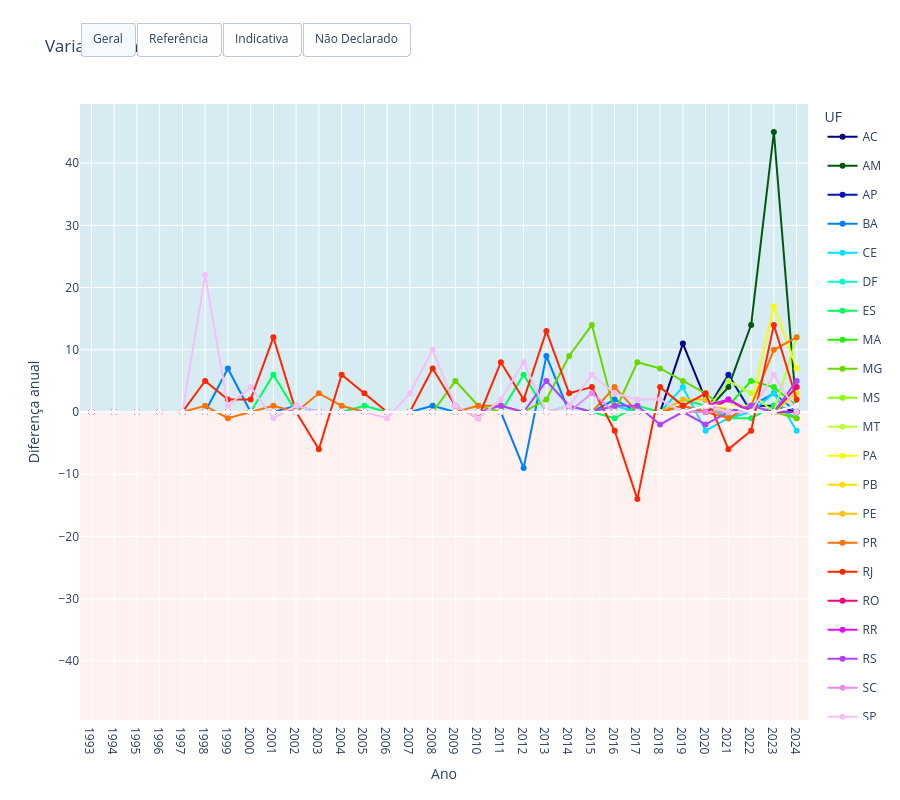

Notebook code cell kept with this figure:
### Markdown cell above
```{tip}
Escolha um estado na barra lateral à direita para filtrar a figura e visualizar seus dados ao longo dos anos.
```

### Code cell
# -*- coding: utf-8 -*-
import plotly.graph_objects as go
import plotly.express as px
import pandas as pd
import numpy as np
import os
# from IPython.display import HTML # Removido para compatibilidade com o ambiente

# Importa módulos Matplotlib para a paleta de 27 cores
from matplotlib import colormaps as m_colormaps 
from matplotlib import colors as mcolors 

# ===========================
# 1. Caminhos e Leitura (REVERTIDO PARA LÓGICA DE CWD)
# ===========================
rootPath = os.path.dirname(os.getcwd())
aqm_path = os.path.join(rootPath, "data", "Monitoramento_QAr_BR.csv")
try:
    # 1. Tenta o caminho original (baseado no diretório de trabalho)
    aqmData = pd.read_csv(aqm_path)
except:
    # 2. Se falhar, tenta ler o arquivo diretamente do diretório atual
    aqmData = pd.read_csv("Monitoramento_QAr_BR.csv")
    
# Limpeza e Padronização
if 'CATEGORIA' not in aqmData.columns:
    aqmData['CATEGORIA'] = 'Não declarado'

aqmData['CATEGORIA'] = aqmData['CATEGORIA'].fillna('Não declarado').astype(str).str.strip().str.capitalize()
correction_map = {
    'Referencia': 'Referência', 'Indicativa': 'Indicativa',
    'Nao declarado': 'Não declarado', 'Nao declarada': 'Não declarado', 'Não declarada': 'Não declarado'
}
aqmData['CATEGORIA'] = aqmData['CATEGORIA'].replace(correction_map)
valid_cats = ['Referência', 'Indicativa', 'Não declarado']
aqmData.loc[~aqmData['CATEGORIA'].isin(valid_cats), 'CATEGORIA'] = 'Não declarado'

# Tratamento de Anos
if aqmData["ANOS_MONITORADOS"].dtype == object:
    aqmData["ANOS_MONITORADOS"] = aqmData["ANOS_MONITORADOS"].apply(
        lambda x: [int(y) for y in str(x)
                   .replace("[","").replace("]","").replace("'", "")
                   .split(",") if y.strip().isdigit()]
    )

df_exploded = aqmData.explode("ANOS_MONITORADOS")
df_exploded = df_exploded.dropna(subset=['ANOS_MONITORADOS'])
df_exploded['ANOS_MONITORADOS'] = df_exploded['ANOS_MONITORADOS'].astype(int)

# ===========================
# 2. Agregação para Diferença
# ===========================
df_total = (
    df_exploded.groupby(['ANOS_MONITORADOS', 'UF'])['ID_OEMA']
    .nunique().reset_index(name='Num_Stations')
)
df_total['CATEGORIA'] = 'Total'

df_by_cat = (
    df_exploded.groupby(['ANOS_MONITORADOS', 'UF', 'CATEGORIA'])['ID_OEMA']
    .nunique().reset_index(name='Num_Stations')
)

df_combined = pd.concat([df_total, df_by_cat])
df_combined = df_combined[df_combined['ANOS_MONITORADOS'] <= 2024]

anos = sorted(df_combined['ANOS_MONITORADOS'].unique())
ufs = sorted(df_combined['UF'].unique())

# ===========================
# 3. Cores (APLICANDO PALETA MATPLOTLIB)
# ===========================
n_colors = len(ufs)

# OBTENDO O COLORMAP 'gist_ncar' DE FORMA MODERNA
cmap = m_colormaps['gist_ncar'] 

# Gera n_colors pontos linearmente espaçados no colormap
sample_points = np.linspace(0, 1, n_colors) 

# Converte as cores RGB do Matplotlib para o formato Hex (Plotly)
color_sequence = [mcolors.rgb2hex(cmap(i)) for i in sample_points]

# Cria o dicionário UF -> Cor
color_map = {}
for i, uf in enumerate(ufs):
    color_map[uf] = color_sequence[i]

# ===========================
# 4. Construção do Gráfico
# ===========================
fig_diff = go.Figure()

# Listas de Controle (Booleanas)
vis_total = []
vis_ref = []
vis_ind = []
vis_nd = []

all_diffs = []
scenarios = ['Total', 'Referência', 'Indicativa', 'Não declarado']

for uf in ufs:
    for scenario in scenarios:
        # Filtra dados
        mask = (df_combined['UF'] == uf) & (df_combined['CATEGORIA'] == scenario)
        df_uf = df_combined[mask].sort_values('ANOS_MONITORADOS')
        
        # Preenche com 0 para o cálculo de diferença anual
        if df_uf.empty:
            x_data = []
            y_data = []
            diff_list = []
        else:
            df_uf = df_uf.set_index('ANOS_MONITORADOS').reindex(anos, fill_value=0).reset_index()
            # Calcula a diferença anual
            df_uf['Difference'] = df_uf['Num_Stations'].diff().fillna(0)
            x_data = df_uf['ANOS_MONITORADOS']
            y_data = df_uf['Difference']
            diff_list = df_uf['Difference'].tolist()
        
        all_diffs.extend(diff_list)

        # Define estado INICIAL (apenas Total visível e com legenda)
        is_total = (scenario == 'Total')
        is_ref = (scenario == 'Referência')
        is_ind = (scenario == 'Indicativa')
        is_nd = (scenario == 'Não declarado')

        fig_diff.add_trace(go.Scatter(
            x=x_data,
            y=y_data,
            mode='lines+markers',
            name=uf,
            legendgroup=uf, # Agrupa todos deste estado
            showlegend=is_total, # Inicialmente, só o Total gera legenda
            visible=is_total,    # Inicialmente, só o Total é visível
            line=dict(color=color_map[uf]), 
            marker=dict(color=color_map[uf]),
            hovertemplate=f"<b>{uf}</b> ({scenario})<br>Ano: %{{x}}<br>Diferença: %{{y}}<extra></extra>"
        ))
        
        # Popula as listas para os botões (para visibilidade e legenda)
        vis_total.append(is_total)
        vis_ref.append(is_ref)
        vis_ind.append(is_ind)
        vis_nd.append(is_nd)


# ===========================
# 5. Configuração dos Botões
# ===========================
updatemenus = [
    dict(
        type="buttons",
        direction="left",
        pad={"r": 10, "t": 10},
        showactive=True,
        x=0.0,
        xanchor="left",
        y=1.15,
        yanchor="top",
        buttons=list([
            dict(
                label="Geral", 
                method="update", 
                args=[
                    {"visible": vis_total, "showlegend": vis_total}, 
                    {"title": "Variação Anual (Geral)"}
                ]
            ),
            dict(
                label="Referência", 
                method="update", 
                args=[
                    {"visible": vis_ref, "showlegend": vis_ref}, 
                    {"title": "Variação Anual (Apenas Referência)"}
                ]
            ),
            dict(
                label="Indicativa", 
                method="update", 
                args=[
                    {"visible": vis_ind, "showlegend": vis_ind}, 
                    {"title": "Variação Anual (Apenas Indicativa)"}
                ]
            ),
            dict(
                label="Não Declarado", 
                method="update", 
                args=[
                    {"visible": vis_nd, "showlegend": vis_nd}, 
                    {"title": "Variação Anual (Apenas Não Declarado)"}
                ]
            ),

        ]),
    )
]

# ===========================
# 6. Layout e Exportação
# ===========================
if all_diffs:
    max_val = max(all_diffs)
    min_val = min(all_diffs)
    # Define o range do eixo Y baseado no maior valor absoluto (para centralizar em zero)
    max_abs_value = max(abs(max_val), abs(min_val))
else:
    max_abs_value = 10

layout_style = dict(
    title="Variação Anual (Geral)",
    plot_bgcolor="white",
    paper_bgcolor="white",
    hovermode='x unified',
    legend_title="UF",
    height=800,
    updatemenus=updatemenus
)

fig_diff.update_layout(
    **layout_style,
    xaxis_title="Ano",
    yaxis_title="Diferença anual",
    xaxis_range=[min(anos) - 0.5, 2024.5],
    xaxis=dict(
        type='linear',
        title="Ano",
        tickmode='array',
        tickvals=anos,
        ticktext=anos
    ),
    yaxis_range=[-max_abs_value * 1.1, max_abs_value * 1.1], # Aplica o range centralizado
    shapes=[
        # Zona de redução (abaixo de zero)
        dict(type="rect", xref="paper", x0=0, x1=1, yref="y", y0=-max_abs_value * 1.1, y1=0,  
             fillcolor="mistyrose", opacity=0.5, layer="below", line_width=0),
        # Zona de crescimento (acima de zero)
        dict(type="rect", xref="paper", x0=0, x1=1, yref="y", y0=max_abs_value * 1.1, y1=0,  
             fillcolor="lightblue", opacity=0.5, layer="below", line_width=0),
        # Linha zero central
        dict(type="line", xref="paper", x0=0, x1=1, yref="y", y0=0, y1=0,
             line=dict(color="gray", width=2), layer="below")
    ]
)

html_path = os.path.join(rootPath, "_static", "monitoramento", "fig_diff_UF_interactive.html")
os.makedirs(os.path.dirname(html_path), exist_ok=True)
fig_diff.write_html(html_path, include_plotlyjs="cdn")

fig_diff
